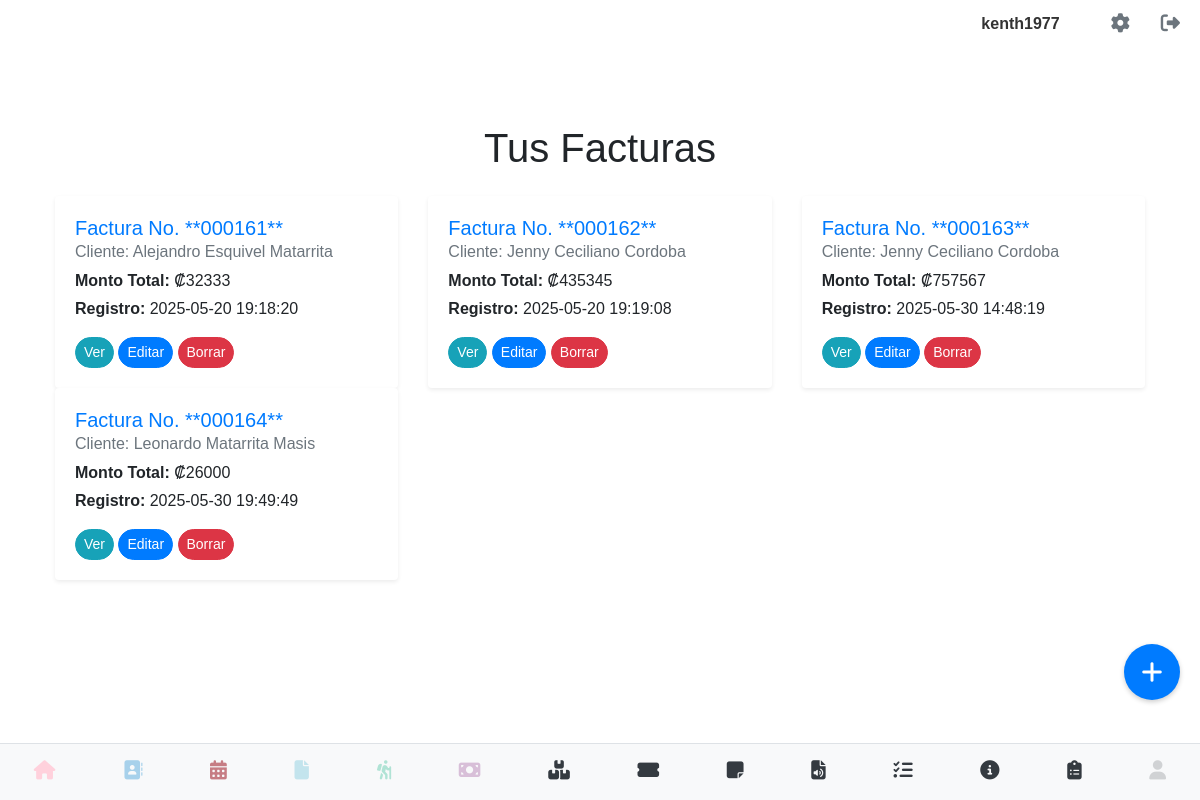
The app's page /ver_facturas (signed in) with its own data.
### models.py (models this page shows, shortened)
class User(UserMixin, db.Model):
    __tablename__ = 'users' # Nombre de la tabla es 'users'
    id = db.Column(db.Integer, primary_key=True)
    username = db.Column(db.String(80), unique=True, nullable=False)
    email = db.Column(db.String(120), unique=True, nullable=False)
    cedula = db.Column(db.String(20), unique=True, nullable=False)
    telefono = db.Column(db.String(20), nullable=False)
    password_hash = db.Column(db.String(128))
    image_filename = db.Column(db.String(255), nullable=True)
    @property
    def is_authenticated(self):
        return True

class Factura(db.Model):
    __tablename__ = 'facturas'
    id = db.Column(db.Integer, primary_key=True)
    numero_factura = db.Column(db.String(100), unique=True, nullable=False)
    fecha_emision = db.Column(db.Date, nullable=False, default=datetime.utcnow)
    cliente_id = db.Column(db.Integer, db.ForeignKey('contacto.id'), nullable=False)
    cliente = db.relationship('Contacto', backref=db.backref('facturas', lazy=True))
    descripcion = db.Column(db.Text)
    monto_total = db.Column(db.Numeric(10, 2), nullable=False)
    fecha_registro = db.Column(db.DateTime, default=datetime.utcnow)
    usuario_id = db.Column(db.Integer, db.ForeignKey('users.id'), nullable=False)
    usuario = db.relationship('User', backref=db.backref('facturas', lazy=True))
    interes = db.Column(db.String(50), nullable=True)
    realizado_por = db.Column(db.String(100), nullable=True)
    sinpe = db.Column(db.String(100), nullable=True)
    tipo_actividad = db.Column(db.String(100), nullable=True)
    nombre_actividad_etapa = db.Column(db.String(255), nullable=True)
    costo_actividad = db.Column(db.Numeric(10, 2), nullable=True)
    otras_descripcion = db.Column(db.Text, nullable=True)
    impuesto_monto = db.Column(db.Numeric(10, 2), nullable=True, default=0.00)

class Contacto(db.Model):
    __tablename__ = 'contacto'
    id = db.Column(db.Integer, primary_key=True)
    nombre = db.Column(db.String(100), nullable=False)
    primer_apellido = db.Column(db.String(100), nullable=True)
    segundo_apellido = db.Column(db.String(100), nullable=True)
    telefono = db.Column(db.String(20), nullable=False)
    movil = db.Column(db.String(20), nullable=True)
    email = db.Column(db.String(120), nullable=True)
    direccion = db.Column(db.String(200), nullable=True)
    tipo_actividad = db.Column(db.String(100), nullable=True)
    nota = db.Column(db.Text, nullable=True)
    fecha_ingreso = db.Column(db.DateTime, default=datetime.utcnow)
    direccion_mapa = db.Column(db.String(255), nullable=True)
    avatar_path = db.Column(db.String(255), nullable=True)
    usuario_id = db.Column(db.Integer, db.ForeignKey('users.id'), nullable=False)
    empresa = db.Column(db.String(100), nullable=True)
    sitio_web = db.Column(db.String(255), nullable=True)
    capacidad_persona = db.Column(db.String(50), nullable=True)
    participacion = db.Column(db.String(50), nullable=True)
    usuario = db.relationship('User', backref=db.backref('contactos', lazy=True))

### app.py (the view)
@app.route('/ver_facturas')
@login_required
def ver_facturas():
    facturas = Factura.query.filter_by(usuario_id=current_user.id).all()
    return render_template('ver_facturas.html', facturas=facturas, generate_csrf=generate_csrf)

### app.py (called while the page is built)
@login_manager.user_loader
def load_user(user_id):
    return User.query.get(int(user_id))

### templates/ver_facturas.html (shortened to what this page needs)
{% extends 'base.html' %}
{% block content %}
<div class="container mt-4">
    <h1 class="mb-4 text-center">Tus Facturas</h1>
    {% if facturas %}
    <div class="row row-cols-1 row-cols-md-2 row-cols-lg-3 g-4">
        {% for factura in facturas %}
        <div class="col">
            <div class="card h-100 shadow-sm border-0 rounded-3">
                <div class="card-body d-flex flex-column">
                    <h5 class="card-title text-primary mb-2">Factura No. **{{ factura.numero_factura }}**</h5>
                    <h6 class="card-subtitle mb-2 text-muted">
                        Cliente:
                        {% if factura.cliente %}
                            {{ factura.cliente.nombre.title() }}
                            {{ factura.cliente.primer_apellido.title() if factura.cliente.primer_apellido else '' }}
                            {{ factura.cliente.segundo_apellido.title() if factura.cliente.segundo_apellido else '' }}
                        {% else %}
                            N/A
                        {% endif %}
                    </h6>
                    <p class="card-text mb-1"><strong>Monto Total:</strong> ₡{{ factura.monto_total | int }}</p>
                    <p class="card-text mb-3 text-sm"><strong>Registro:</strong> {{ factura.fecha_registro.strftime('%Y-%m-%d %H:%M:%S') }}</p>
                    <div class="mt-auto d-grid gap-2 d-md-block">
                        <a href="{{ url_for('ver_detalle_factura', id=factura.id) }}" class="btn btn-info btn-sm rounded-pill mb-2 mb-md-0 me-md-2">Ver</a>
                        <a href="{{ url_for('editar_factura', id=factura.id) }}" class="btn btn-primary btn-sm rounded-pill mb-2 mb-md-0 me-md-2">Editar</a>
                        <button type="button" class="btn btn-danger btn-sm rounded-pill borrar-factura-btn-swal"
                                data-factura-id="{{ factura.id }}"
                                data-factura-numero="{{ factura.numero_factura }}"
                                data-factura-cliente="{{ factura.cliente.nombre | title }} {{ factura.cliente.primer_apellido | title or '' }} {{ factura.cliente.segundo_apellido | title or '' }}">
                            Borrar
                        </button>
                    </div>
                </div>
            </div>
        </div>
        {% endfor %}
    </div>
    {% else %}
    <p class="text-center mt-5">No hay facturas registradas. ¡Crea tu primera factura!</p>
    {% endif %}
</div>
<a href="{{ url_for('crear_factura') }}" class="floating-button">
    <i class="fas fa-plus"></i>
</a>
{% endblock %}

### templates/base.html (shortened to what this page needs)
<!DOCTYPE html>
<html lang="es">
<head>
    <link rel="stylesheet" type="text/css" href="{{ url_for('static', filename='css/main.css') }}">
    <link rel="stylesheet" href="https://cdn.jsdelivr.net/npm/sweetalert2@11/dist/sweetalert2.min.css">
</head>
<body>
    <div class="contactos-container">
    {% if current_user.is_authenticated %}
        <div class="top-right">
            <span class="username-display">{{ current_user.username }}</span>
            <a href="{{ url_for('perfil') }}" class="gear-icon"><i class="fas fa-cog"></i></a>
            <a href="{{ url_for('logout') }}" class="logout-icon"><i class="fas fa-sign-out-alt"></i></a>
        </div>
    {% endif %}
</div>
<div class="container-block">
    {% block content %}
    {% endblock %}
</div>
{% include "navbar.html" %}
</body>
</html>

### static/css/base.css (style rules this page uses)
body { font-family: sans-serif; margin: 0; }
.container-block { margin-top:80px; padding: 20px; }
.top-right { position: absolute; top: 10px; right: 20px; display: flex; align-items: center; }
.gear-icon, .logout-icon { font-size: 24px; text-decoration: none; color: #333; margin-left: 15px; }
.username-display { margin-right: 20px; font-weight: bold; color: #333; }

### static/css/perfil.css (style rules this page uses)
body { font-family: sans-serif; margin: 20px; }

### static/css/listar_contacto.css (style rules this page uses)
.contactos-container { font-family: Arial, sans-serif; color: #333; }
.contactos-container .top-right { display: flex; justify-content: flex-end; align-items: center; gap: 1rem; padding-bottom: 1rem; }
.contactos-container .username-display { font-weight: bold; }
.contactos-container .gear-icon, .contactos-container .logout-icon { color: #6c757d; font-size: 1.2rem; text-decoration: none; }

### templates/ver_facturas.html (style rules this page uses)
.floating-button { position: fixed; bottom: 100px; right: 20px; background-color: #007bff; color: white; border-radius: 50%; width: 56px; height: 56px; display: flex; justify-content: center; align-items: center; font-size: 24px; box-shadow: 0 2px 5px rgba(0, 0, 0, 0.2); z-index: 1000; text-decoration: none; }

### records on screen
User: username "kenth1977"
Factura: numero_factura "000161", cliente.nombre "Alejandro", cliente.primer_apellido "Esquivel", cliente.segundo_apellido "Matarrita", monto_total "32333", fecha_registro "2025-05-20 19:18:20"
Factura: numero_factura "000162", cliente.nombre "Jenny", cliente.primer_apellido "Ceciliano", cliente.segundo_apellido "Cordoba", monto_total "435345", fecha_registro "2025-05-20 19:19:08"
Factura: numero_factura "000163", cliente.nombre "Jenny", cliente.primer_apellido "Ceciliano", cliente.segundo_apellido "Cordoba", monto_total "757567", fecha_registro "2025-05-30 14:48:19"
Factura: numero_factura "000164", cliente.nombre "Leonardo", cliente.primer_apellido "Matarrita", cliente.segundo_apellido "Masis", monto_total "26000", fecha_registro "2025-05-30 19:49:49"
